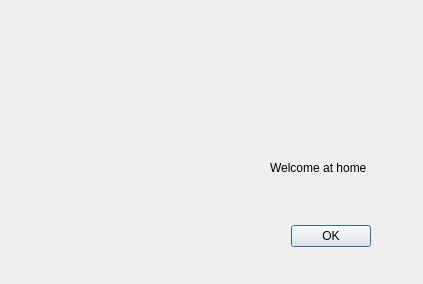
<?xml version="1.0" encoding="UTF-8"?>
<ui version="4.0">
 <class>APropos</class>
 <widget class="QDialog" name="APropos">
  <property name="geometry">
   <rect>
    <x>0</x>
    <y>0</y>
    <width>423</width>
    <height>284</height>
   </rect>
  </property>
  <property name="windowTitle">
   <string>A propos</string>
  </property>
  <property name="modal">
   <bool>true</bool>
  </property>
  <widget class="QDialogButtonBox" name="buttonBox">
   <property name="geometry">
    <rect>
     <x>30</x>
     <y>220</y>
     <width>341</width>
     <height>32</height>
    </rect>
   </property>
   <property name="orientation">
    <enum>Qt::Horizontal</enum>
   </property>
   <property name="standardButtons">
    <set>QDialogButtonBox::Ok</set>
   </property>
  </widget>
  <widget class="QLabel" name="labelMsg">
   <property name="geometry">
    <rect>
     <x>270</x>
     <y>160</y>
     <width>108</width>
     <height>16</height>
    </rect>
   </property>
   <property name="text">
    <string>Welcome at home</string>
   </property>
  </widget>
  <widget class="QLabel" name="labelImage">
   <property name="geometry">
    <rect>
     <x>20</x>
     <y>60</y>
     <width>191</width>
     <height>141</height>
    </rect>
   </property>
   <property name="sizePolicy">
    <sizepolicy hsizetype="Fixed" vsizetype="Fixed">
     <horstretch>0</horstretch>
     <verstretch>0</verstretch>
    </sizepolicy>
   </property>
   <property name="text">
    <string/>
   </property>
   <property name="pixmap">
    <pixmap resource="resources.qrc">:/images/logo.png</pixmap>
   </property>
   <property name="scaledContents">
    <bool>true</bool>
   </property>
   <property name="wordWrap">
    <bool>false</bool>
   </property>
   <property name="margin">
    <number>0</number>
   </property>
  </widget>
  <zorder>labelMsg</zorder>
  <zorder>buttonBox</zorder>
  <zorder>labelImage</zorder>
 </widget>
 <resources>
  <include location="resources.qrc"/>
 </resources>
 <connections>
  <connection>
   <sender>buttonBox</sender>
   <signal>accepted()</signal>
   <receiver>APropos</receiver>
   <slot>accept()</slot>
   <hints>
    <hint type="sourcelabel">
     <x>248</x>
     <y>254</y>
    </hint>
    <hint type="destinationlabel">
     <x>157</x>
     <y>274</y>
    </hint>
   </hints>
  </connection>
  <connection>
   <sender>buttonBox</sender>
   <signal>rejected()</signal>
   <receiver>APropos</receiver>
   <slot>reject()</slot>
   <hints>
    <hint type="sourcelabel">
     <x>316</x>
     <y>260</y>
    </hint>
    <hint type="destinationlabel">
     <x>286</x>
     <y>274</y>
    </hint>
   </hints>
  </connection>
 </connections>
</ui>
